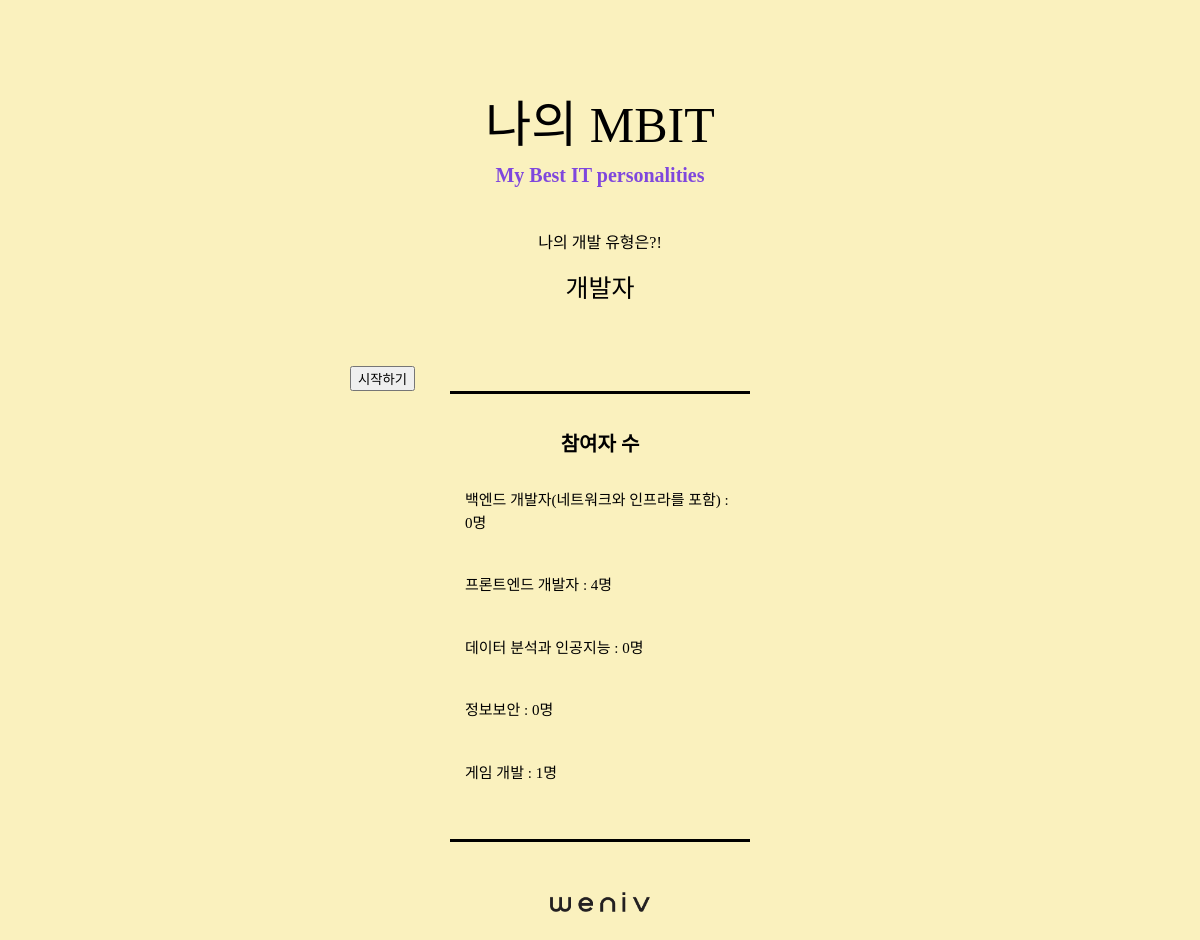
/, run on an earlier commit of the app's database.
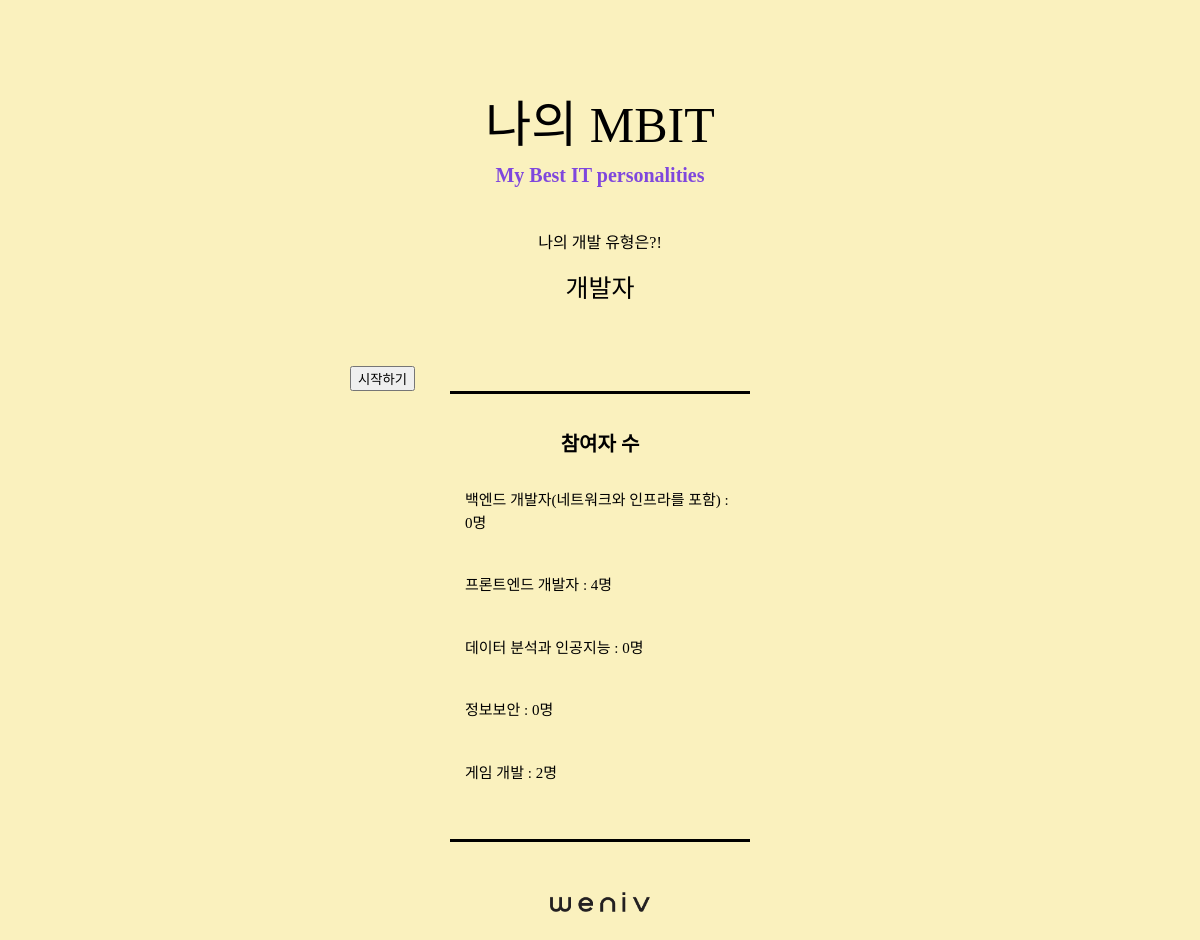
And on a later commit of the database.
### main/models.py (models this page shows, shortened)
class Developer(models.Model):
    name = models.CharField(max_length=50)
    count = models.IntegerField(default=0)
    data = models.JSONField()

### main/views.py (the view)
# urls.py: path('', views.index, name='index'),
def index(request):
    developers = Developer.objects.all()
    context = {
        'developers' : developers,
    }
    return render(request, 'main/index.html', context=context)

### main/templates/main/index.html (shortened to what this page needs)
{% extends 'main/base.html' %}
{% load static %}
{% block head %}
    <link rel="stylesheet" type="text/css" href="{% static 'css/reset.css' %}">
    <link rel="stylesheet" type=text/css href="{% static 'css/style.css' %}">
{% endblock head %}
{% block body %}
    <secion id="main_contents">
        <div class="wrapper">
            <div class="title">
                <h3 class="main_title">나의 MBIT</h3>
                <h3 class="sub_title">My Best IT personalities</h3>
            </div>
            <div class="intro">
                <h1>나의 개발 유형은?!</h1>
                <div class="type">
                    <ul class="type_list">
                        <li>개발자</li>
                    </ul>
                </div>
            </div>
            <div class="button">
                <a href="{% url 'main:form' %}">
                    <button class="start" type="button">시작하기</button>
                </a>
            </div>
            <div class="result_data">
                <div class="data_wrap">
                    <h3>참여자 수</h3>
                    <ul>
                        {% for developer in developers %}
                            <li>{{ developer.name }} : {{ developer.count }}명<li>
                        {% endfor %}
                    </ul>
                </div>
            </div>
            <div class="weniv">
                <a href="http://www.paullab.co.kr">
                    <img src="{% static 'image/weniv_logo_black.png' %}" alt="위니브">
                </a>
            </div>
        </div>
    </secion>
{% endblock body %}

What changed in the data, as far as the page shows it:
changed Developer "게임 개발": count "1" → "2"
